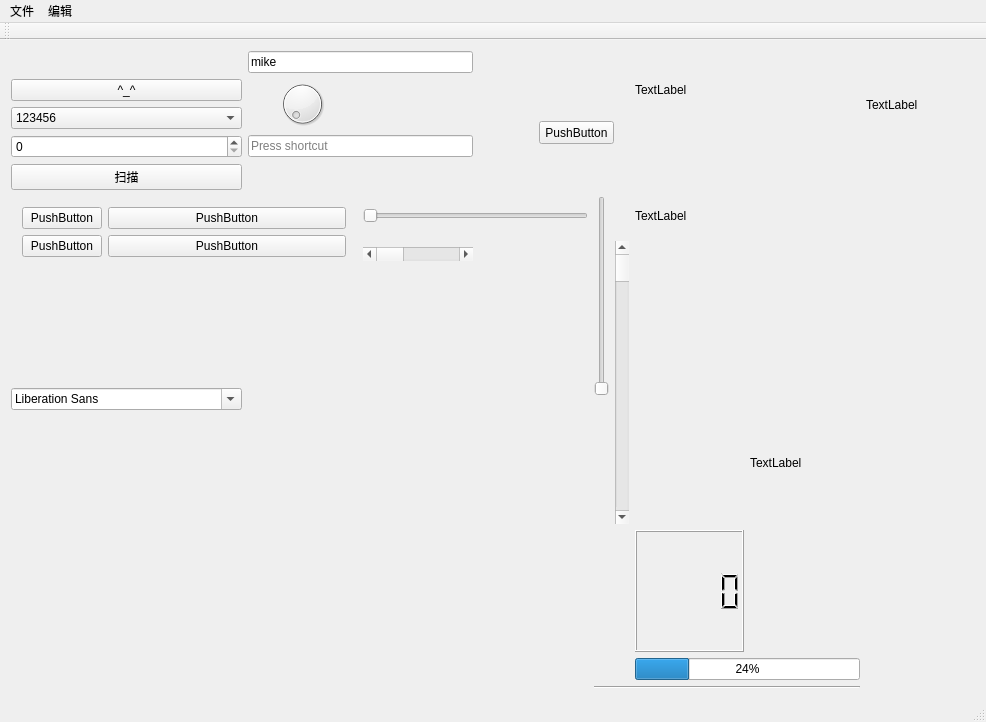
<?xml version="1.0" encoding="UTF-8"?>
<ui version="4.0">
 <class>MainWindow</class>
 <widget class="QMainWindow" name="MainWindow">
  <property name="geometry">
   <rect>
    <x>0</x>
    <y>0</y>
    <width>986</width>
    <height>722</height>
   </rect>
  </property>
  <property name="windowTitle">
   <string>MainWindow</string>
  </property>
  <widget class="QWidget" name="centralWidget">
   <layout class="QGridLayout" name="gridLayout">
    <item row="0" column="1" colspan="2">
     <widget class="QLineEdit" name="lineEdit">
      <property name="text">
       <string>mike</string>
      </property>
     </widget>
    </item>
    <item row="0" column="3" rowspan="5" colspan="3">
     <widget class="QStackedWidget" name="stackedWidget">
      <widget class="QWidget" name="page">
       <widget class="QPushButton" name="pushButton">
        <property name="geometry">
         <rect>
          <x>60</x>
          <y>70</y>
          <width>75</width>
          <height>23</height>
         </rect>
        </property>
        <property name="text">
         <string>PushButton</string>
        </property>
       </widget>
      </widget>
      <widget class="QWidget" name="page_4">
       <widget class="QToolButton" name="toolButton">
        <property name="geometry">
         <rect>
          <x>70</x>
          <y>80</y>
          <width>37</width>
          <height>18</height>
         </rect>
        </property>
        <property name="text">
         <string>...</string>
        </property>
       </widget>
      </widget>
      <widget class="QWidget" name="page_2">
       <widget class="QCheckBox" name="checkBox">
        <property name="geometry">
         <rect>
          <x>90</x>
          <y>80</y>
          <width>71</width>
          <height>16</height>
         </rect>
        </property>
        <property name="text">
         <string>CheckBox</string>
        </property>
       </widget>
      </widget>
      <widget class="QWidget" name="page_3">
       <widget class="QDialogButtonBox" name="buttonBox">
        <property name="geometry">
         <rect>
          <x>60</x>
          <y>110</y>
          <width>156</width>
          <height>23</height>
         </rect>
        </property>
        <property name="standardButtons">
         <set>QDialogButtonBox::Cancel|QDialogButtonBox::Ok</set>
        </property>
       </widget>
      </widget>
     </widget>
    </item>
    <item row="0" column="6" rowspan="3" colspan="2">
     <widget class="QLabel" name="labelText">
      <property name="text">
       <string>TextLabel</string>
      </property>
     </widget>
    </item>
    <item row="0" column="8" rowspan="4">
     <widget class="QLabel" name="labelImage">
      <property name="text">
       <string>TextLabel</string>
      </property>
     </widget>
    </item>
    <item row="1" column="0">
     <widget class="QPushButton" name="Mybutton">
      <property name="text">
       <string>^_^</string>
      </property>
     </widget>
    </item>
    <item row="1" column="1" rowspan="2">
     <widget class="QDial" name="dial"/>
    </item>
    <item row="2" column="0">
     <widget class="QComboBox" name="comboBox">
      <item>
       <property name="text">
        <string>123456</string>
       </property>
      </item>
      <item>
       <property name="text">
        <string>abcd</string>
       </property>
      </item>
     </widget>
    </item>
    <item row="3" column="0">
     <widget class="QSpinBox" name="spinBox"/>
    </item>
    <item row="3" column="1" colspan="2">
     <widget class="QKeySequenceEdit" name="keySequenceEdit"/>
    </item>
    <item row="4" column="0">
     <widget class="QPushButton" name="change">
      <property name="text">
       <string>扫描</string>
      </property>
     </widget>
    </item>
    <item row="5" column="0" rowspan="2" colspan="2">
     <widget class="QWidget" name="widget" native="true">
      <layout class="QFormLayout" name="formLayout">
       <item row="0" column="0">
        <widget class="QPushButton" name="pushButton_2">
         <property name="text">
          <string>PushButton</string>
         </property>
        </widget>
       </item>
       <item row="0" column="1">
        <widget class="QPushButton" name="pushButton_3">
         <property name="text">
          <string>PushButton</string>
         </property>
        </widget>
       </item>
       <item row="1" column="0">
        <widget class="QPushButton" name="pushButton_4">
         <property name="text">
          <string>PushButton</string>
         </property>
        </widget>
       </item>
       <item row="1" column="1">
        <widget class="QPushButton" name="pushButton_5">
         <property name="text">
          <string>PushButton</string>
         </property>
        </widget>
       </item>
      </layout>
     </widget>
    </item>
    <item row="5" column="2" colspan="2">
     <widget class="QSlider" name="horizontalSlider">
      <property name="orientation">
       <enum>Qt::Horizontal</enum>
      </property>
     </widget>
    </item>
    <item row="5" column="4" rowspan="3">
     <widget class="QSlider" name="verticalSlider">
      <property name="orientation">
       <enum>Qt::Vertical</enum>
      </property>
     </widget>
    </item>
    <item row="5" column="6" colspan="2">
     <widget class="QLabel" name="labelGif">
      <property name="text">
       <string>TextLabel</string>
      </property>
     </widget>
    </item>
    <item row="6" column="2">
     <widget class="QScrollBar" name="horizontalScrollBar">
      <property name="orientation">
       <enum>Qt::Horizontal</enum>
      </property>
     </widget>
    </item>
    <item row="6" column="5" rowspan="3">
     <widget class="QScrollBar" name="verticalScrollBar">
      <property name="orientation">
       <enum>Qt::Vertical</enum>
      </property>
     </widget>
    </item>
    <item row="7" column="0" rowspan="2">
     <widget class="QFontComboBox" name="fontComboBox"/>
    </item>
    <item row="8" column="7" colspan="2">
     <widget class="QLabel" name="labelUrl">
      <property name="text">
       <string>TextLabel</string>
      </property>
     </widget>
    </item>
    <item row="9" column="6">
     <widget class="QLCDNumber" name="lcdNumber"/>
    </item>
    <item row="10" column="6" colspan="2">
     <widget class="QProgressBar" name="progressBar">
      <property name="value">
       <number>24</number>
      </property>
     </widget>
    </item>
    <item row="11" column="4" colspan="4">
     <widget class="Line" name="line">
      <property name="orientation">
       <enum>Qt::Horizontal</enum>
      </property>
     </widget>
    </item>
   </layout>
  </widget>
  <widget class="QMenuBar" name="menuBar">
   <property name="geometry">
    <rect>
     <x>0</x>
     <y>0</y>
     <width>986</width>
     <height>23</height>
    </rect>
   </property>
   <widget class="QMenu" name="menu">
    <property name="title">
     <string>文件</string>
    </property>
    <addaction name="actionOpen"/>
    <addaction name="actionSave"/>
   </widget>
   <widget class="QMenu" name="menu_2">
    <property name="title">
     <string>编辑</string>
    </property>
    <addaction name="actionEdit"/>
   </widget>
   <addaction name="menu"/>
   <addaction name="menu_2"/>
  </widget>
  <widget class="QToolBar" name="mainToolBar">
   <attribute name="toolBarArea">
    <enum>TopToolBarArea</enum>
   </attribute>
   <attribute name="toolBarBreak">
    <bool>false</bool>
   </attribute>
  </widget>
  <widget class="QStatusBar" name="statusBar"/>
  <action name="actionOpen">
   <property name="text">
    <string>open</string>
   </property>
  </action>
  <action name="actionSave">
   <property name="text">
    <string>save</string>
   </property>
  </action>
  <action name="actionEdit">
   <property name="text">
    <string>edit</string>
   </property>
  </action>
 </widget>
 <layoutdefault spacing="6" margin="11"/>
 <resources/>
 <connections>
  <connection>
   <sender>Mybutton</sender>
   <signal>clicked()</signal>
   <receiver>MainWindow</receiver>
   <slot>close()</slot>
   <hints>
    <hint type="sourcelabel">
     <x>150</x>
     <y>135</y>
    </hint>
    <hint type="destinationlabel">
     <x>199</x>
     <y>149</y>
    </hint>
   </hints>
  </connection>
 </connections>
</ui>
